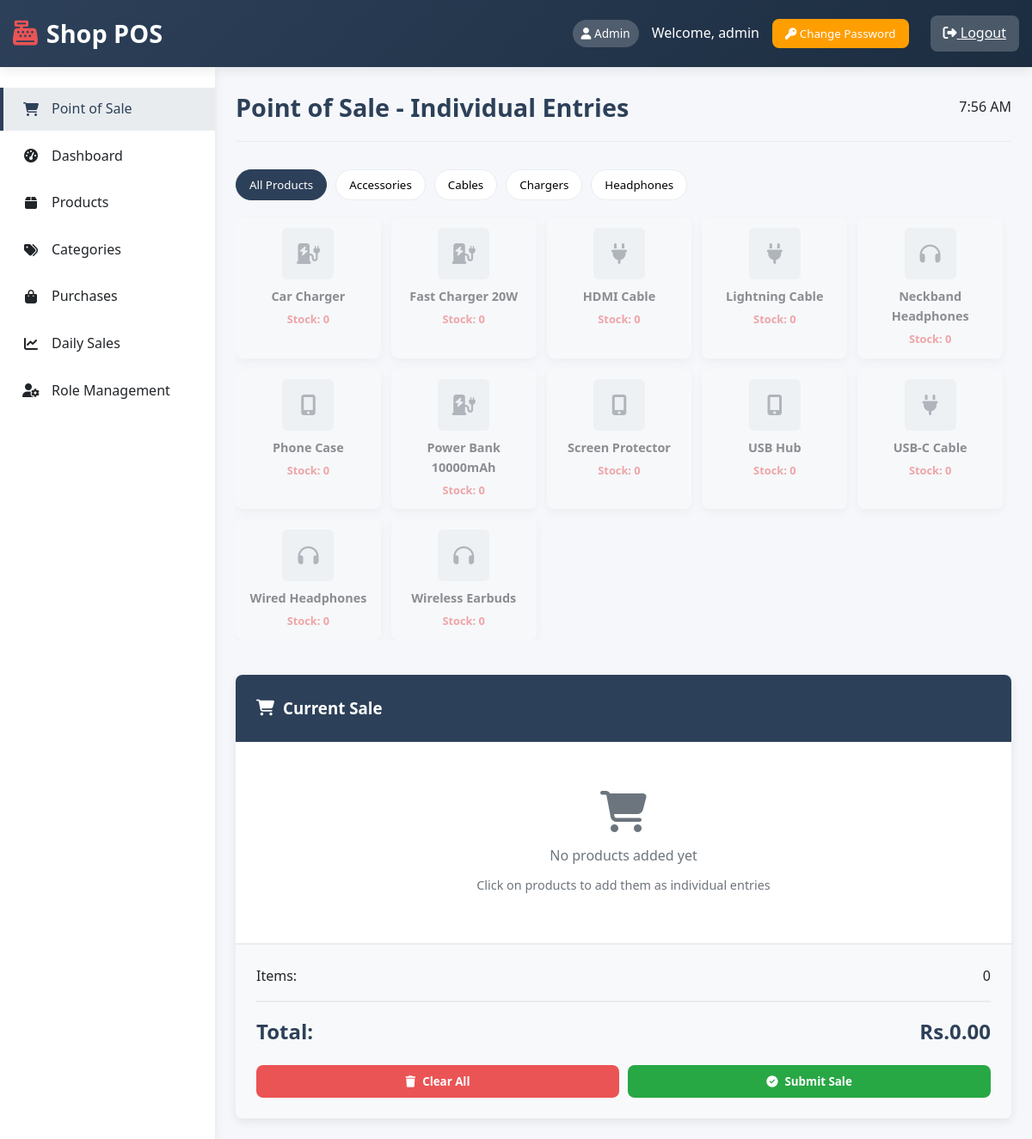
/index.php (signed in), run on the app's committed database.
### tables this page shows
CREATE TABLE categories (
    id INT AUTO_INCREMENT PRIMARY KEY,
    name VARCHAR(100) NOT NULL,
    slug VARCHAR(100) NOT NULL UNIQUE,
    created_at TIMESTAMP DEFAULT CURRENT_TIMESTAMP
);

CREATE TABLE products (
    id INT AUTO_INCREMENT PRIMARY KEY,
    name VARCHAR(255) NOT NULL,
    brand VARCHAR(100),
    category_id INT,
    stock INT DEFAULT 0,
    image VARCHAR(255),
    created_at TIMESTAMP DEFAULT CURRENT_TIMESTAMP,
    FOREIGN KEY (category_id) REFERENCES categories(id)
);

### auth.php (called while the page is built, shortened)
<?php
function isAdmin() {
    return isset($_SESSION['role']) && $_SESSION['role'] === 'admin';
}
?>

### index.php (the view, shortened to what this page needs)
<?php
include 'includes/header.php';
$database = new Database();
$db = $database->getConnection();
$query = "SELECT * FROM categories ORDER BY name";
$stmt = $db->prepare($query);
$stmt->execute();
$categories = $stmt->fetchAll(PDO::FETCH_ASSOC);
$query = "SELECT p.*, c.slug as category_slug,
          (SELECT sale_price FROM purchases WHERE product_id = p.id ORDER BY created_at DESC LIMIT 1) as suggested_price,
          COALESCE((SELECT SUM(quantity) FROM purchases WHERE product_id = p.id), 0) -
          COALESCE((SELECT COUNT(*) FROM sales WHERE product_id = p.id), 0) as current_stock
          FROM products p LEFT JOIN categories c ON p.category_id = c.id ORDER BY p.name";
$stmt = $db->prepare($query);
$stmt->execute();
$products = $stmt->fetchAll(PDO::FETCH_ASSOC);
?>
<div class="page-header">
    <h1 class="page-title">Point of Sale - Individual Entries</h1>
    <div class="page-actions">
        <div class="current-time" id="currentTime"></div>
    </div>
</div>
<div class="pos-container">
    <div class="products-section">
        <div class="product-categories">
            <button class="category-btn active" data-category="all">All Products</button>
            <?php foreach($categories as $category): ?>
            <button class="category-btn" data-category="<?php echo $category['slug']; ?>">
                <?php echo ucfirst($category['name']); ?>
            </button>
            <?php endforeach; ?>
        </div>
        <div class="products-grid" id="products-grid">
            <?php foreach($products as $product): ?>
            <div class="product-card <?php echo $product['current_stock'] <= 0 ? 'out-of-stock' : ''; ?>" data-id="<?php echo $product['id']; ?>" data-category="<?php echo $product['category_slug']; ?>">
                <div class="product-img">
                    <?php if($product['image'] && file_exists('uploads/products/'.$product['image'])): ?>
                        <img src="uploads/products/<?php echo $product['image']; ?>" alt="<?php echo $product['name']; ?>" style="width:100%;height:100%;object-fit:cover;border-radius:8px;">
                    <?php else: ?>
                        <i class="fas <?php
                            echo $product['category_slug'] == 'chargers' ? 'fa-charging-station' :
                                ($product['category_slug'] == 'headphones' ? 'fa-headphones' :
                                ($product['category_slug'] == 'cables' ? 'fa-plug' : 'fa-mobile-alt'));
                        ?>"></i>
                    <?php endif; ?>
                </div>
                <div class="product-name"><?php echo $product['name']; ?></div>
                <div class="product-stock">Stock: <?php echo $product['current_stock']; ?></div>
            </div>
            <?php endforeach; ?>
        </div>
    </div>
    <div class="cart-section">
        <div class="cart-header">
            <h3><i class="fas fa-shopping-cart"></i> Current Sale</h3>
        </div>
        <div class="cart-items" id="cart-items">
            <div class="cart-empty">
                <i class="fas fa-shopping-cart"></i>
                <p>No products added yet</p>
                <p style="font-size: 0.9rem; margin-top: 10px;">Click on products to add them as individual entries</p>
            </div>
        </div>
        <div class="cart-footer">
            <div class="cart-summary">
                <div class="cart-summary-item">
                    <span>Items:</span>
                    <span id="cart-items-count">0</span>
                </div>
                <div class="cart-total">
                    <span>Total:</span>
                    <span>Rs.<span id="cart-total">0.00</span></span>
                </div>
            </div>
            <div class="cart-actions">
                <button class="btn btn-danger" id="clear-cart-btn">
                    <i class="fas fa-trash"></i> Clear All
                </button>
                <button class="btn btn-success" id="submit-sale-btn">
                    <i class="fas fa-check-circle"></i> Submit Sale
                </button>
            </div>
        </div>
    </div>
</div>
<?php include 'includes/footer.php'; ?>

### includes/header.php (shortened to what this page needs)
<?php
require_once 'auth.php';
?>
<!DOCTYPE html>
<html lang="en">
<head>
    <link rel="stylesheet" href="https://cdnjs.cloudflare.com/ajax/libs/font-awesome/6.4.0/css/all.min.css">
    <link rel="stylesheet" href="assets/css/style.css">
</head>
<body>
    <header>
        <div class="container header-container">
            <div class="logo">
                <i class="fas fa-cash-register"></i>
                <span>Shop POS</span>
            </div>
            <div class="user-info">
                <div class="user-role">
                    <i class="fas fa-user"></i> <?php echo ucfirst($_SESSION['role']); ?>
                </div>
                <span>Welcome, <?php echo $_SESSION['username']; ?></span>
                <?php if (isAdmin()): ?>
                <button class="logout-btn" onclick="document.getElementById('adminPasswordModal').style.display='flex'" style="margin-right: 10px; background: var(--warning);">
                    <i class="fas fa-key"></i> Change Password
                </button>
                <?php endif; ?>
                <a href="logout.php" class="logout-btn">
                    <i class="fas fa-sign-out-alt"></i> Logout
                </a>
            </div>
        </div>
    </header>
    <div class="main-content">
        <nav class="sidebar" id="sidebar">
            <ul class="nav-menu">
                <li class="nav-item">
                    <a href="index.php" class="nav-link <?php echo basename($_SERVER['PHP_SELF']) == 'index.php' ? 'active' : ''; ?>">
                        <i class="fas fa-shopping-cart"></i>
                        <span>Point of Sale</span>
                    </a>
                </li>
                <?php if (isAdmin() || hasPermission('dashboard')): ?>
                <li class="nav-item">
                    <a href="dashboard.php" class="nav-link <?php echo basename($_SERVER['PHP_SELF']) == 'dashboard.php' ? 'active' : ''; ?>">
                        <i class="fas fa-tachometer-alt"></i>
                        <span>Dashboard</span>
                    </a>
                </li>
                <?php endif; ?>
                <?php if (isAdmin() || hasPermission('products')): ?>
                <li class="nav-item">
                    <a href="products.php" class="nav-link <?php echo basename($_SERVER['PHP_SELF']) == 'products.php' ? 'active' : ''; ?>">
                        <i class="fas fa-box"></i>
                        <span>Products</span>
                    </a>
                </li>
                <?php endif; ?>
                <?php if (isAdmin() || hasPermission('categories')): ?>
                <li class="nav-item">
                    <a href="categories.php" class="nav-link <?php echo basename($_SERVER['PHP_SELF']) == 'categories.php' ? 'active' : ''; ?>">
                        <i class="fas fa-tags"></i>
                        <span>Categories</span>
                    </a>
                </li>
                <?php endif; ?>
                <?php if (isAdmin() || hasPermission('purchases')): ?>
                <li class="nav-item">
                    <a href="purchases.php" class="nav-link <?php echo basename($_SERVER['PHP_SELF']) == 'purchases.php' ? 'active' : ''; ?>">
                        <i class="fas fa-shopping-bag"></i>
                        <span>Purchases</span>
                    </a>
                </li>
                <?php endif; ?>
                <?php if (isAdmin() || hasPermission('daily-sales')): ?>
                <li class="nav-item">
                    <a href="daily-sales.php" class="nav-link <?php echo basename($_SERVER['PHP_SELF']) == 'daily-sales.php' ? 'active' : ''; ?>">
                        <i class="fas fa-chart-line"></i>
                        <span>Daily Sales</span>
                    </a>
                </li>
                <?php endif; ?>
                <?php if (isAdmin()): ?>
                <li class="nav-item">
                    <a href="roles.php" class="nav-link <?php echo basename($_SERVER['PHP_SELF']) == 'roles.php' ? 'active' : ''; ?>">
                        <i class="fas fa-user-cog"></i>
                        <span>Role Management</span>
                    </a>
                </li>
                <?php endif; ?>
            </ul>
        </nav>
        <main class="content">

### includes/footer.php (shortened to what this page needs)
        </main>
    </div>
</body>
</html>

### data on the page
categories: name "Accessories"
categories: name "Cables"
categories: name "Chargers"
categories: name "Headphones"
products: name "Car Charger", current_stock "0"
products: name "Fast Charger 20W", current_stock "0"
products: name "HDMI Cable", current_stock "0"
products: name "Lightning Cable", current_stock "0"
products: name "Neckband Headphones", current_stock "0"
products: name "Phone Case", current_stock "0"
products: name "Power Bank 10000mAh", current_stock "0"
products: name "Screen Protector", current_stock "0"
products: name "USB Hub", current_stock "0"
products: name "USB-C Cable", current_stock "0"
products: name "Wired Headphones", current_stock "0"
products: name "Wireless Earbuds", current_stock "0"

### other printed values
$_SESSION['role'] "Admin"
$_SESSION['username'] "admin"
